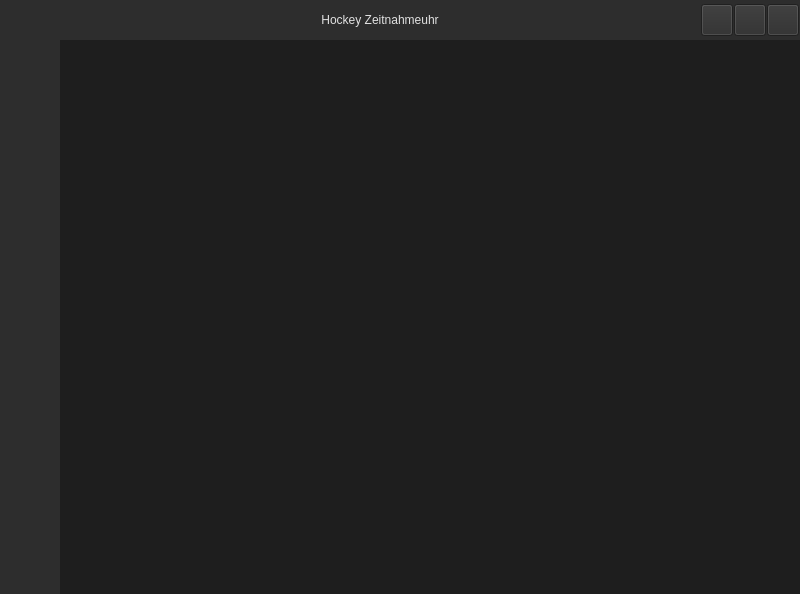
<?xml version="1.0" encoding="UTF-8"?>
<ui version="4.0">
 <class>MainWindow</class>
 <widget class="QMainWindow" name="MainWindow">
  <property name="geometry">
   <rect>
    <x>0</x>
    <y>0</y>
    <width>800</width>
    <height>594</height>
   </rect>
  </property>
  <property name="windowTitle">
   <string>MainWindow</string>
  </property>
  <property name="styleSheet">
   <string notr="true">background-color: rgb(30, 30, 30);</string>
  </property>
  <widget class="QWidget" name="centralwidget">
   <layout class="QVBoxLayout" name="verticalLayout">
    <property name="spacing">
     <number>0</number>
    </property>
    <property name="leftMargin">
     <number>0</number>
    </property>
    <property name="topMargin">
     <number>0</number>
    </property>
    <property name="rightMargin">
     <number>0</number>
    </property>
    <property name="bottomMargin">
     <number>0</number>
    </property>
    <item>
     <widget class="QFrame" name="top_bar">
      <property name="minimumSize">
       <size>
        <width>0</width>
        <height>40</height>
       </size>
      </property>
      <property name="maximumSize">
       <size>
        <width>16777215</width>
        <height>40</height>
       </size>
      </property>
      <property name="styleSheet">
       <string notr="true">background-color: rgb(45, 45, 45);</string>
      </property>
      <property name="frameShape">
       <enum>QFrame::NoFrame</enum>
      </property>
      <property name="frameShadow">
       <enum>QFrame::Raised</enum>
      </property>
      <property name="lineWidth">
       <number>0</number>
      </property>
      <layout class="QHBoxLayout" name="horizontalLayout_2">
       <property name="spacing">
        <number>0</number>
       </property>
       <property name="leftMargin">
        <number>0</number>
       </property>
       <property name="topMargin">
        <number>0</number>
       </property>
       <property name="rightMargin">
        <number>0</number>
       </property>
       <property name="bottomMargin">
        <number>0</number>
       </property>
       <item>
        <widget class="QFrame" name="icon">
         <property name="minimumSize">
          <size>
           <width>60</width>
           <height>40</height>
          </size>
         </property>
         <property name="maximumSize">
          <size>
           <width>60</width>
           <height>40</height>
          </size>
         </property>
         <property name="frameShape">
          <enum>QFrame::NoFrame</enum>
         </property>
         <property name="frameShadow">
          <enum>QFrame::Raised</enum>
         </property>
         <property name="lineWidth">
          <number>0</number>
         </property>
        </widget>
       </item>
       <item>
        <widget class="QLabel" name="name">
         <property name="styleSheet">
          <string notr="true">font: 700 12pt &quot;Calibri&quot;;
color: rgb(225, 225, 225);</string>
         </property>
         <property name="text">
          <string>Hockey Zeitnahmeuhr</string>
         </property>
         <property name="alignment">
          <set>Qt::AlignCenter</set>
         </property>
        </widget>
       </item>
       <item>
        <widget class="QFrame" name="buttons">
         <property name="minimumSize">
          <size>
           <width>100</width>
           <height>0</height>
          </size>
         </property>
         <property name="maximumSize">
          <size>
           <width>100</width>
           <height>16777215</height>
          </size>
         </property>
         <property name="frameShape">
          <enum>QFrame::NoFrame</enum>
         </property>
         <property name="frameShadow">
          <enum>QFrame::Raised</enum>
         </property>
         <property name="lineWidth">
          <number>0</number>
         </property>
         <layout class="QHBoxLayout" name="horizontalLayout_3">
          <property name="spacing">
           <number>0</number>
          </property>
          <property name="leftMargin">
           <number>0</number>
          </property>
          <property name="topMargin">
           <number>0</number>
          </property>
          <property name="rightMargin">
           <number>0</number>
          </property>
          <property name="bottomMargin">
           <number>0</number>
          </property>
          <item>
           <widget class="QPushButton" name="min">
            <property name="minimumSize">
             <size>
              <width>32</width>
              <height>32</height>
             </size>
            </property>
            <property name="maximumSize">
             <size>
              <width>32</width>
              <height>32</height>
             </size>
            </property>
            <property name="text">
             <string/>
            </property>
            <property name="icon">
             <iconset resource="resources.qrc">
              <normaloff>:/icons/icons/min.png</normaloff>:/icons/icons/min.png</iconset>
            </property>
           </widget>
          </item>
          <item>
           <widget class="QPushButton" name="max">
            <property name="minimumSize">
             <size>
              <width>32</width>
              <height>32</height>
             </size>
            </property>
            <property name="maximumSize">
             <size>
              <width>32</width>
              <height>32</height>
             </size>
            </property>
            <property name="text">
             <string/>
            </property>
            <property name="icon">
             <iconset resource="resources.qrc">
              <normaloff>:/icons/icons/max.png</normaloff>:/icons/icons/max.png</iconset>
            </property>
           </widget>
          </item>
          <item>
           <widget class="QPushButton" name="close">
            <property name="minimumSize">
             <size>
              <width>32</width>
              <height>32</height>
             </size>
            </property>
            <property name="maximumSize">
             <size>
              <width>32</width>
              <height>32</height>
             </size>
            </property>
            <property name="text">
             <string/>
            </property>
            <property name="icon">
             <iconset resource="resources.qrc">
              <normaloff>:/icons/icons/close.png</normaloff>:/icons/icons/close.png</iconset>
            </property>
            <property name="iconSize">
             <size>
              <width>16</width>
              <height>16</height>
             </size>
            </property>
           </widget>
          </item>
         </layout>
        </widget>
       </item>
      </layout>
     </widget>
    </item>
    <item>
     <widget class="QFrame" name="main_window">
      <property name="frameShape">
       <enum>QFrame::NoFrame</enum>
      </property>
      <property name="frameShadow">
       <enum>QFrame::Raised</enum>
      </property>
      <property name="lineWidth">
       <number>0</number>
      </property>
      <layout class="QHBoxLayout" name="horizontalLayout">
       <property name="spacing">
        <number>0</number>
       </property>
       <property name="leftMargin">
        <number>0</number>
       </property>
       <property name="topMargin">
        <number>0</number>
       </property>
       <property name="rightMargin">
        <number>0</number>
       </property>
       <property name="bottomMargin">
        <number>0</number>
       </property>
       <item>
        <widget class="QFrame" name="left_bar">
         <property name="minimumSize">
          <size>
           <width>60</width>
           <height>0</height>
          </size>
         </property>
         <property name="maximumSize">
          <size>
           <width>60</width>
           <height>16777215</height>
          </size>
         </property>
         <property name="styleSheet">
          <string notr="true">background-color: rgb(45, 45, 45);</string>
         </property>
         <property name="frameShape">
          <enum>QFrame::NoFrame</enum>
         </property>
         <property name="frameShadow">
          <enum>QFrame::Raised</enum>
         </property>
         <property name="lineWidth">
          <number>0</number>
         </property>
        </widget>
       </item>
       <item>
        <widget class="QFrame" name="content">
         <property name="styleSheet">
          <string notr="true">background-color: rgb(30, 30, 30);</string>
         </property>
         <property name="frameShape">
          <enum>QFrame::NoFrame</enum>
         </property>
         <property name="frameShadow">
          <enum>QFrame::Raised</enum>
         </property>
         <property name="lineWidth">
          <number>0</number>
         </property>
        </widget>
       </item>
      </layout>
     </widget>
    </item>
   </layout>
  </widget>
 </widget>
 <resources>
  <include location="resources.qrc"/>
 </resources>
 <connections/>
</ui>
